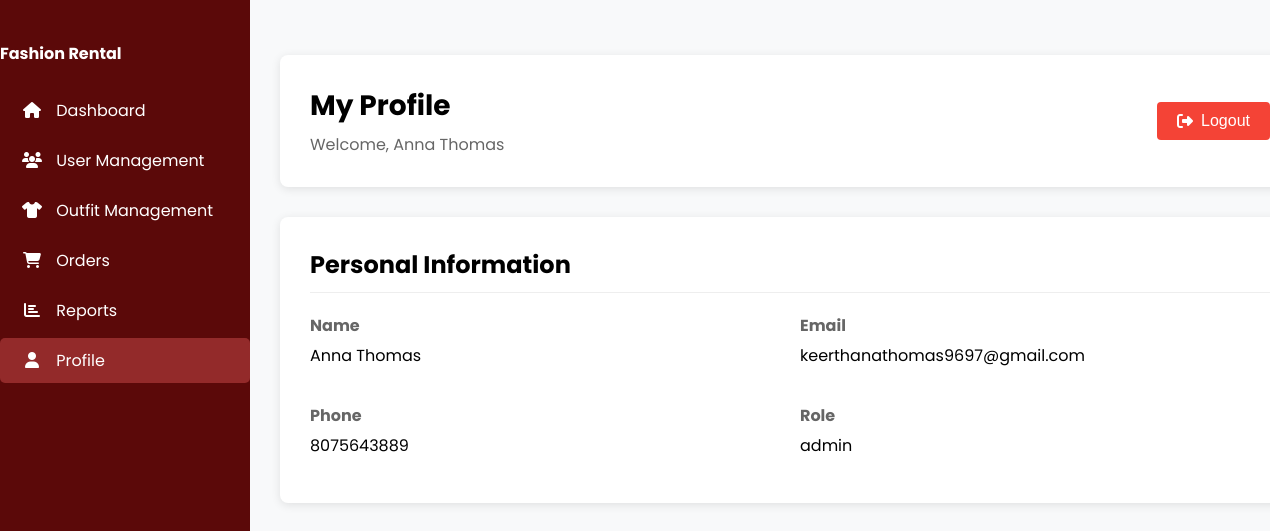
/admin_profile.php (signed in), run on the app's committed database.
### tables this page shows
CREATE TABLE `tbl_users` (
  `user_id` int(11) NOT NULL,
  `name` varchar(255) NOT NULL,
  `email` varchar(255) NOT NULL,
  `password` varchar(255) NOT NULL,
  `phone` varchar(20) NOT NULL,
  `verification_token` varchar(64) DEFAULT NULL,
  `is_verified` tinyint(1) DEFAULT 0,
  `role` enum('user','admin','lender') DEFAULT 'user',
  `google_id` varchar(255) DEFAULT NULL,
  `profile_picture` varchar(255) DEFAULT NULL
);

### admin_profile.php (the view, shortened to what this page needs)
<?php
require_once 'connect.php';
$admin_id = $_SESSION['id'];
$query = "SELECT * FROM tbl_users WHERE user_id = ?";
$stmt = $conn->prepare($query);
$stmt->bind_param("i", $admin_id);
if (!$stmt->execute()) {
    die("Error executing query: " . $stmt->error);
}
$result = $stmt->get_result();
$admin = $result->fetch_assoc();
?>
<!DOCTYPE html>
<html lang="en">
<head>
    <link rel="stylesheet" href="https://cdnjs.cloudflare.com/ajax/libs/font-awesome/6.4.0/css/all.min.css">
</head>
<body>
    <div class="sidebar">
        <h4 class="text-center mb-4">Fashion Rental</h4>
        <nav>
            <a href="admin_dashboard.php" class="sidebar-link"><i class="fas fa-home"></i> Dashboard</a>
            <a href="user_management.php" class="sidebar-link"><i class="fas fa-users"></i> User Management</a>
            <a href="outfit_management.php" class="sidebar-link"><i class="fas fa-tshirt"></i> Outfit Management</a>
            <a href="orders_admin.php" class="sidebar-link"><i class="fas fa-shopping-cart"></i> Orders</a>
            <a href="admin_reports.php" class="sidebar-link"><i class="fas fa-chart-bar"></i> Reports</a>
            <a href="admin_profile.php" class="sidebar-link active"><i class="fas fa-user"></i> Profile</a>
        </nav>
    </div>
    <div class="main-content">
        <div class="profile-header">
            <div class="profile-title">
                <h1>My Profile</h1>
                <p>Welcome, <?php echo htmlspecialchars($admin['name']); ?></p>
            </div>
            <div class="profile-logout">
                <form method="POST">
                    <button type="submit" name="logout" class="logout-btn">
                        <i class="fas fa-sign-out-alt"></i> Logout
                    </button>
                </form>
            </div>
        </div>
        <div class="profile-section">
            <h2>Personal Information</h2>
            <div class="profile-info">
                <div class="info-item">
                    <label>Name</label>
                    <span><?php echo htmlspecialchars($admin['name']); ?></span>
                </div>
                <div class="info-item">
                    <label>Email</label>
                    <span><?php echo htmlspecialchars($admin['email']); ?></span>
                </div>
                <div class="info-item">
                    <label>Phone</label>
                    <span><?php echo htmlspecialchars($admin['phone']); ?></span>
                </div>
                <div class="info-item">
                    <label>Role</label>
                    <span><?php echo htmlspecialchars($admin['role']); ?></span>
                </div>
            </div>
        </div>
    </div>
</body>
</html>

### admin_profile.php (style rules this page uses)
:root { --sidebar-width: 250px; }
body { margin: 0; padding: 0; font-family: 'Poppins', sans-serif; background-color: #f8f9fa; }
.sidebar { width: var(--sidebar-width); height: 100vh; position: fixed; left: 0; top: 0; background: rgb(91, 9, 9); color: white; padding-top: 20px; z-index: 100; }
.main-content { margin-left: var(--sidebar-width); padding: 20px; }
.sidebar-link { color: white; text-decoration: none; padding: 10px 20px; display: block; transition: 0.3s; margin-bottom: 5px; border-radius: 5px; }
.sidebar-link.active { background: rgb(147, 42, 42); color: white; }
.sidebar-link i { width: 24px; text-align: center; margin-right: 8px; }
.main-content { margin-left: 250px; padding: 30px; width: calc(100% - 250px); }
.profile-header { background-color: white; padding: 30px; border-radius: 8px; box-shadow: 0 2px 10px rgba(0, 0, 0, 0.1); margin-bottom: 30px; display: flex; justify-content: space-between; align-items: center; }
.profile-title h1 { margin: 0; font-size: 28px; }
.profile-title p { margin: 5px 0 0; color: #666; }
.profile-logout form { margin: 0; }
.logout-btn { background-color: #f44336; color: white; border: none; padding: 10px 20px; border-radius: 4px; cursor: pointer; font-size: 16px; transition: background-color 0.3s; display: flex; align-items: center; }
.logout-btn i { margin-right: 8px; }
.profile-section { background-color: white; padding: 30px; border-radius: 8px; box-shadow: 0 2px 10px rgba(0, 0, 0, 0.1); margin-bottom: 30px; }
.profile-section h2 { margin-top: 0; border-bottom: 1px solid #eee; padding-bottom: 10px; margin-bottom: 20px; }
.profile-info { display: grid; grid-template-columns: repeat(2, 1fr); gap: 20px; }
.info-item { margin-bottom: 15px; }
.info-item label { display: block; font-weight: bold; margin-bottom: 5px; color: #666; }
.info-item span { font-size: 16px; }

### data on the page
tbl_users: name "Anna Thomas", email "keerthanathomas9697@gmail.com", phone "8075643889", role "admin"
